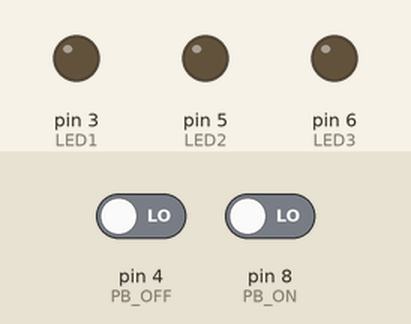
This sketch was run on a simulated Arduino Uno, built with avr-gcc and run on an emulated ATmega328P. Shown: output pins drawn as LEDs (lit = HIGH). The inputs (shaded band) are chosen by the test bench; at power-on: pin 4 (PB_OFF) LOW, pin 8 (PB_ON) LOW.

Above: at 1.2 s.
1.3 s: pin 4 (PB_OFF) driven HIGH
At 1.45 s:
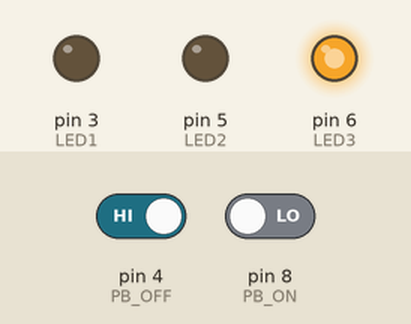
4.3 s: pin 8 (PB_ON) driven HIGH
10.3 s: pin 4 (PB_OFF) driven LOW
At 10.56 s:
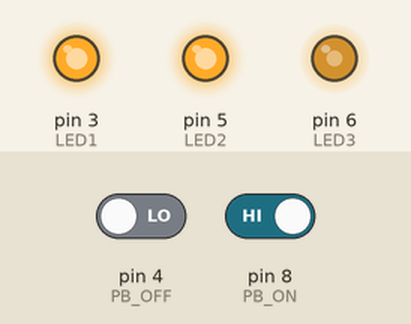
13.3 s: pin 8 (PB_ON) driven LOW
At 17.0 s:
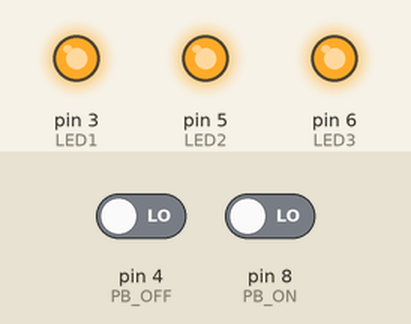
Timing chart, 0 to 17.3 s (numbered marks = the images above; inputs shaded):
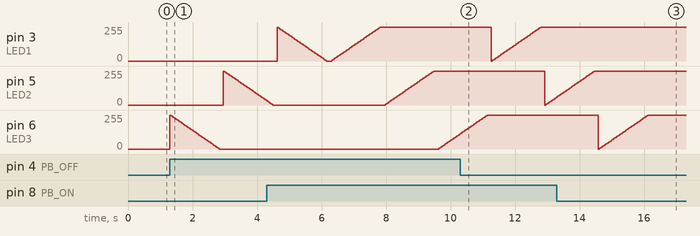

Measured:
- after the input at 10.3 s, pin 6 (LED3): goes on until 11.1 s, then stays 255/255
- after the input at 13.3 s, pin 3 (LED1): stays 255/255 (without the input it goes to 0/255 after 2.9 s)

The sketch:

TP4code4.ino
```cpp
#define LED1 3
#define LED2 5
#define LED3 6
#define PB_OFF 4
#define PB_ON 8


void setup() {
  pinMode(LED1,OUTPUT);
  pinMode(LED2,OUTPUT);
  pinMode(LED3,OUTPUT);
  pinMode(PB_OFF,INPUT);
  pinMode(PB_ON,INPUT);
}

void loop() {
   if(digitalRead(PB_ON)==1)
 {

   for(int i = 0;i<=255;i+=5)
   {

    analogWrite(LED1,i);
    delay(30);
    }
    delay(100);

    for(int i = 0;i<=255;i+=5)
   {

    analogWrite(LED2,i);
    delay(30);
    }
    delay(100);


    for(int i = 0;i<=255;i+=5)
   {

    analogWrite(LED3,i);
    delay(30);
    }
    delay(100);
 }

   if(digitalRead(PB_OFF)==1)
 {

   for(int i = 255;i>=0;i-=5)
  {
    analogWrite(LED3,i);
    delay(30);
   }
     delay(100);


       for(int i = 255;i>=0;i-=5)
  {
    analogWrite(LED2,i);
    delay(30);
   }
     delay(100);


    for(int i = 255;i>=0;i-=5)
  {
    analogWrite(LED1,i);
    delay(30);
   }
     delay(100);
 }
}
```
